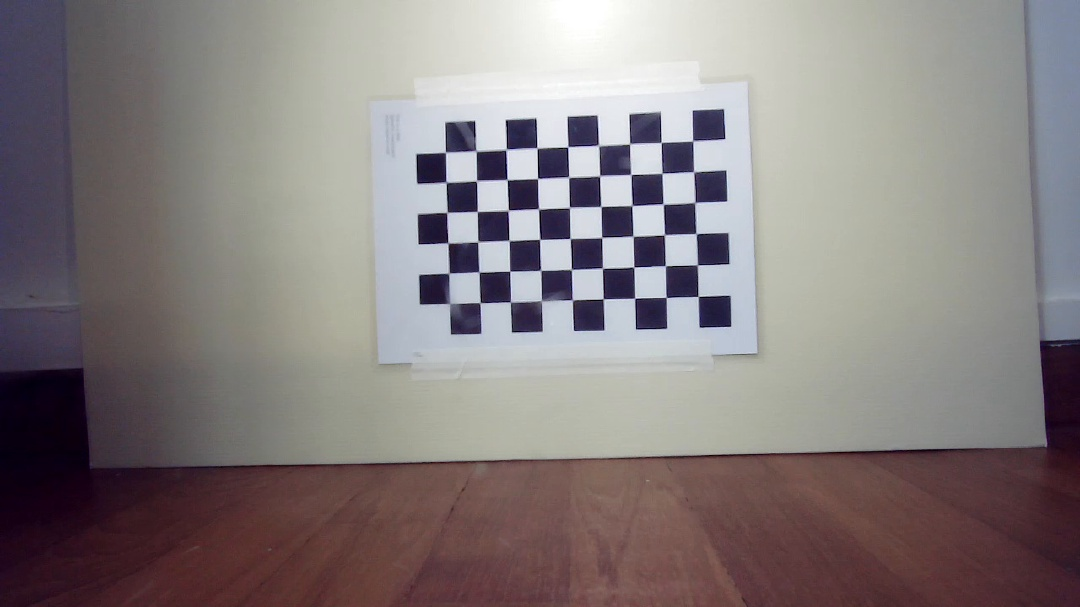
#> input picture images/camera/scenario1/dome/dome_01.jpg, 1080 x 607 px; its folder holds 4 pictures in this run
$ python scenario1_analysis.py   (older library calls are emulated)
#> lines starting #> are read from the running program, lines starting #| are printed output that depends on the picture
"""
=============================================================================
JELLYBOT FYP — SCENARIO 1: Dome Optics on Land (Air Baseline)
Analysis
=============================================================================

FOLDER STRUCTURE EXPECTED:
    images/
        no_dome/    ← your Session A images (JPG or PNG)
        dome/       ← your Session B images (JPG or PNG)

CHECKERBOARD SPEC:
    - 9x6 inner corners
    - 30mm square size
=============================================================================
"""

import cv2
import numpy as np
import matplotlib.pyplot as plt
import glob
import os

# =============================================================================
# CONFIGURATION
# =============================================================================

CHECKERBOARD = (9, 6)       # (columns, rows)
SQUARE_SIZE_MM = 30.0       # physical size of each square in millimetres
IMAGE_DIR_NO_DOME = "no_dome/*.jpg"
IMAGE_DIR_DOME    = "dome/*.jpg"
OUTPUT_DIR        = "outputs"

os.makedirs(OUTPUT_DIR, exist_ok=True)


# =============================================================================
# Build the real-world 3D coordinates of the checkerboard corners
# =============================================================================
# We define the board as lying flat on the Z=0 plane


def make_object_points():
    objp = np.zeros((CHECKERBOARD[0] * CHECKERBOARD[1], 3), np.float32)
    # mgrid produces a grid of (col, row) indices
    objp[:, :2] = np.mgrid[
        0:CHECKERBOARD[0],
        0:CHECKERBOARD[1]
    ].T.reshape(-1, 2) * SQUARE_SIZE_MM
    return objp


# =============================================================================
# Detect corners in all images for one session
# =============================================================================

def detect_corners(image_glob):
    """
    For each image:
      - Converts to greyscale (corner detection works on intensity, not colour)
      - Finds checkerboard corners with findChessboardCorners()
      - Refines to sub-pixel accuracy with cornerSubPix()
    Returns lists of real-world points and corresponding image points.
    """
    objp = make_object_points()
    all_obj_points = []   # 3D real-world points (same for every image)
    all_img_points = []   # 2D image points (different per image)
    valid_images   = []   # track which images were usable

    # Termination criteria for sub-pixel refinement:
    # stop after 30 iterations OR when accuracy reaches 0.001 pixels
    subpix_criteria = (
        cv2.TERM_CRITERIA_EPS + cv2.TERM_CRITERIA_MAX_ITER, 30, 0.001
    )

    image_paths = sorted(glob.glob(image_glob))
    if not image_paths:
        print(f"  [WARNING] No images found at: {image_glob}")
        return [], [], []

    print(f"  Processing {len(image_paths)} images...")

    for path in image_paths:
        img  = cv2.imread(path)
        gray = cv2.cvtColor(img, cv2.COLOR_BGR2GRAY)
        # COLOR_BGR2GRAY: OpenCV loads images as BGR (not RGB) because corner detection uses intensity gradients
        found, corners = cv2.findChessboardCorners(gray, CHECKERBOARD, None)

        if found:
            corners_refined = cv2.cornerSubPix(
                gray, corners, winSize=(11, 11), zeroZone=(-1, -1),
                criteria=subpix_criteria
            )
            all_obj_points.append(objp)
            all_img_points.append(corners_refined)
            valid_images.append(path)
            print(f"    ✓ {os.path.basename(path)}")
        else:
            print(f"    ✗ {os.path.basename(path)} — corners not found, skipping")

    print(f"  {len(valid_images)}/{len(image_paths)} images usable.\n")
    return all_obj_points, all_img_points, valid_images


# =============================================================================
# Run camera calibration
# =============================================================================

# [191 lines left out: functions calibrate, print_results, save_undistorted_sample, plot_distortion_field, measure_sharpness, plot_sharpness_comparison, not called in this run]


# =============================================================================
# MAIN
# =============================================================================

if __name__ == "__main__":

    print("\n" + "="*60)
    print("  SCENARIO 1 — Calibrating: NO DOME session")
    print("="*60)
    obj_nd, img_nd, paths_nd = detect_corners(IMAGE_DIR_NO_DOME)

    print("="*60)
    print("  SCENARIO 1 — Calibrating: DOME session")
    print("="*60)
    obj_d, img_d, paths_d = detect_corners(IMAGE_DIR_DOME)
#> call 2 of detect_corners, with image_glob = 'dome/*.jpg'
#> in detect_corners, img is the input picture: shape (607, 1080, 3); mean B, G, R 126, 125.6, 133.4
#> in detect_corners (call 2), `gray = cv2.cvtColor(img, cv2.COLOR_BGR2GRAY)`:
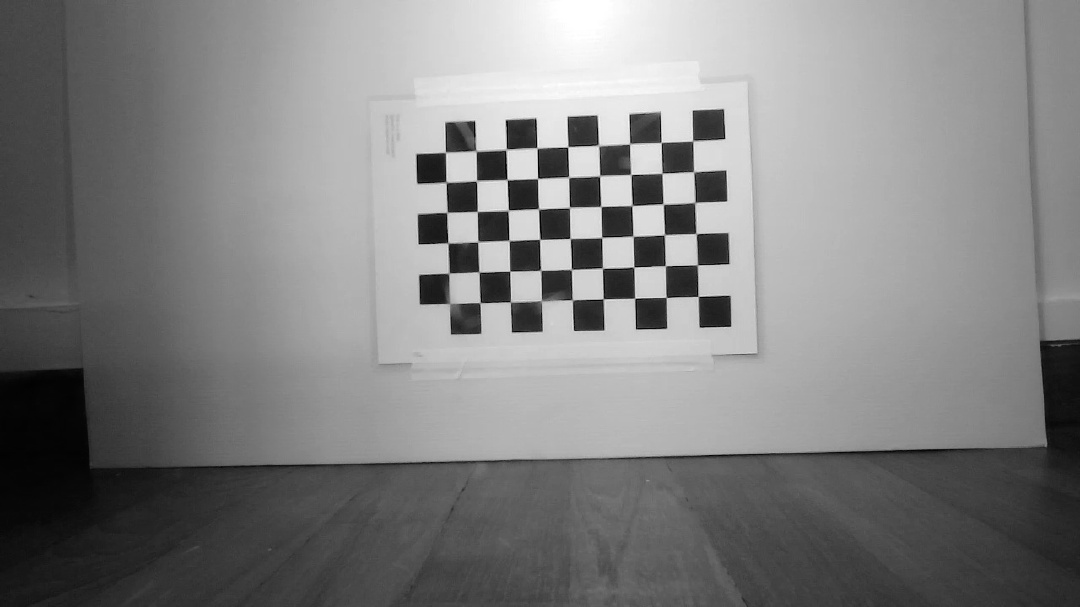
#> gray: shape (607, 1080); min 1, max 255, mean 128
#> in detect_corners (call 2), `found, corners = cv2.findChessboardCorners(gray, CHECKERBOARD, None)`: found = True; corners = 54 rows, first 8: [698.2, 296.4], [666.2, 297.3], [634.7, 298.2], [603.3, 298.7], [572.4, 299.8], [541.5, 300.3], [510.3, 302], [480.1, 302.7]
#> in detect_corners (call 2), `corners_refined = cv2.cornerSubPix( gray, corners, winSize=(11, 11), z..`: corners_refined = 54 rows, first 8: [698.2, 296.4], [666.2, 297.5], [634.6, 298.2], [603.3, 298.8], [572.3, 299.8], [541.4, 300.8], [510.5, 302], [480.1, 302.7]
#> pass 2 of the loop in detect_corners, `for path in image_paths:`:
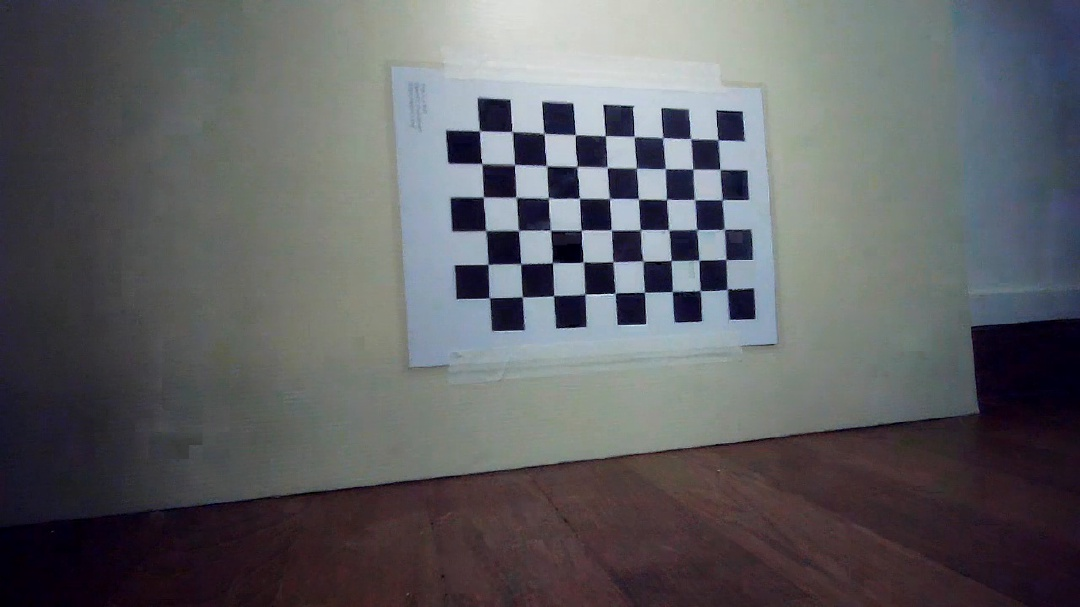
#> input picture images/camera/scenario1/dome/dome_02.jpg, 1080 x 607 px
#> in detect_corners, img is the input picture: shape (607, 1080, 3); mean B, G, R 98.7, 95.3, 94.7
#> in detect_corners (call 2), `gray = cv2.cvtColor(img, cv2.COLOR_BGR2GRAY)`:
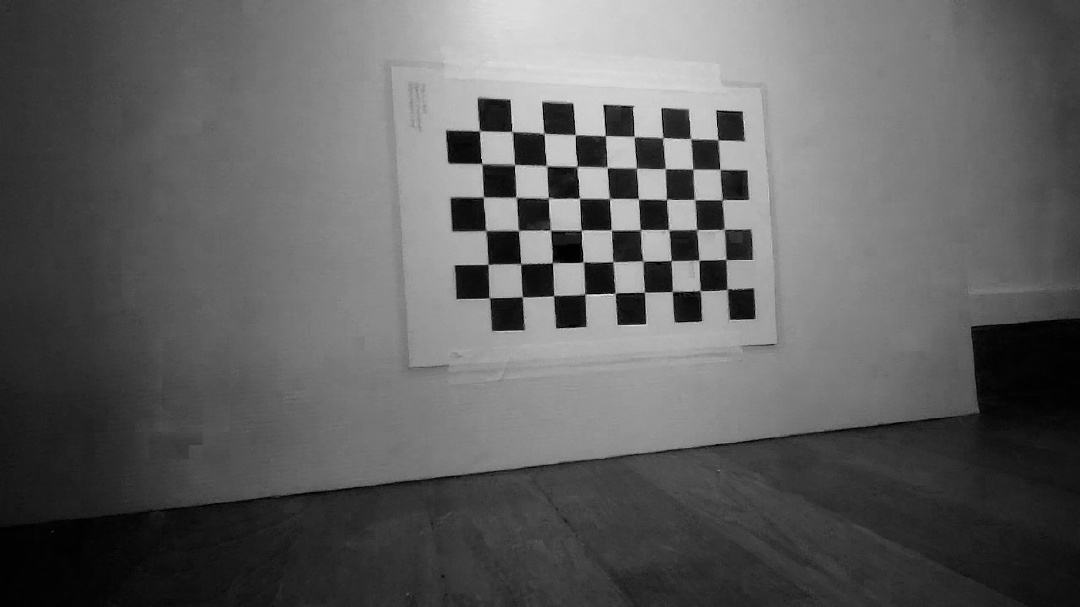
#> gray: shape (607, 1080); min 0, max 234, mean 95.5
#> corners = 54 rows, first 8: [727, 289.2], [700, 290.1], [672.3, 291.5], [644.3, 292.4], [615.1, 293.2], [585, 293.8], [553.4, 295.5], [522.3, 296.9]
#> corners_refined = 54 rows, first 8: [727.3, 289.2], [700.3, 290.7], [672.4, 291.5], [644.4, 292.3], [615, 293.2], [584.9, 294], [553.6, 295.6], [522.3, 296.8]
#> pass 3 of the loop in detect_corners, `for path in image_paths:`:
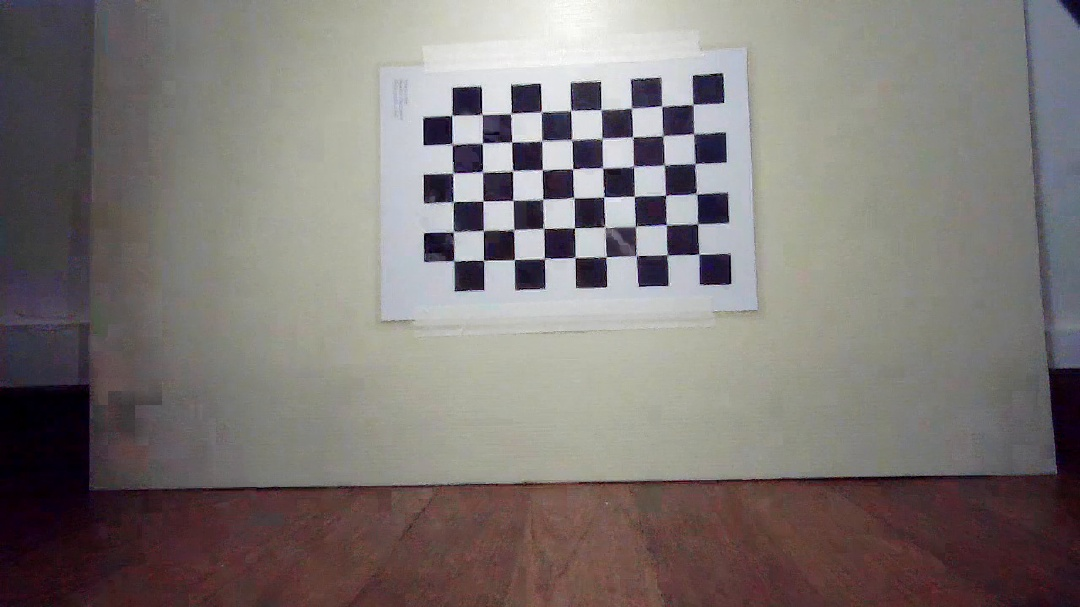
#> input picture images/camera/scenario1/dome/dome_03.jpg, 1080 x 607 px
#> in detect_corners, img is the input picture: shape (607, 1080, 3); mean B, G, R 116.2, 118.3, 124.8
#> in detect_corners (call 2), `gray = cv2.cvtColor(img, cv2.COLOR_BGR2GRAY)`:
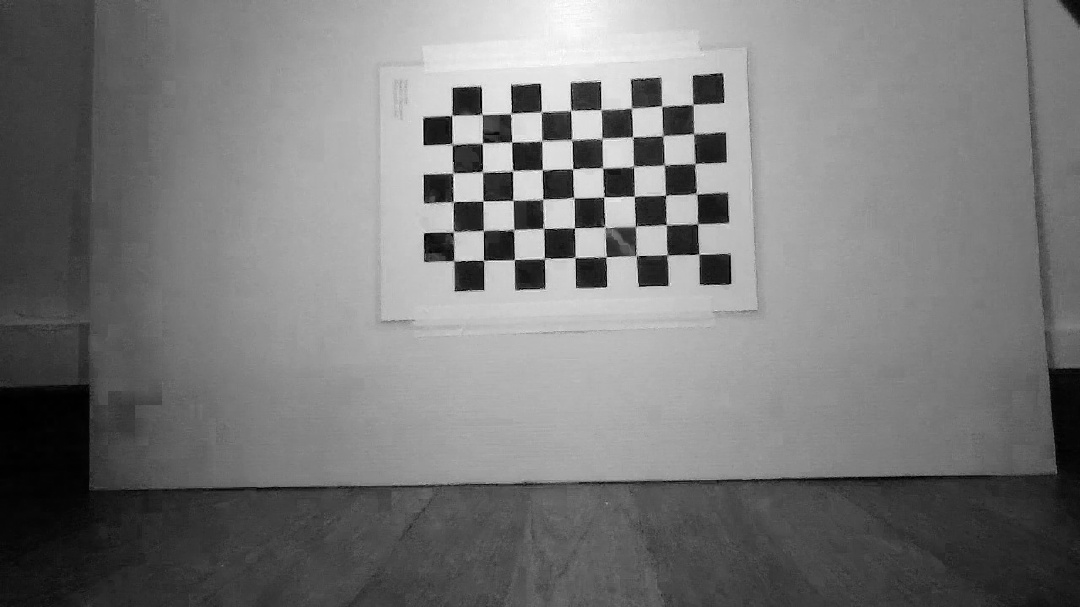
#> gray: shape (607, 1080); min 0, max 255, mean 120
#> corners = 54 rows, first 8: [699, 254.1], [667.1, 254.6], [635.8, 255.8], [606, 256.8], [574.9, 257.4], [544.5, 258.1], [514.4, 259.5], [483.4, 260.3]
#> corners_refined = 54 rows, first 8: [698.8, 254.3], [667, 254.8], [636.3, 255.5], [605.8, 257.2], [575, 257.5], [544.4, 258.4], [514.4, 259.6], [483.5, 260.3]
#> the loop made 4 passes; the first 3 are shown

    # Need at least one valid image in each session to proceed
    if not obj_nd or not obj_d:
        print("[ERROR] Not enough valid images in one or both sessions.")
#> (the run stopped early here; a loop or call above may not have finished)
